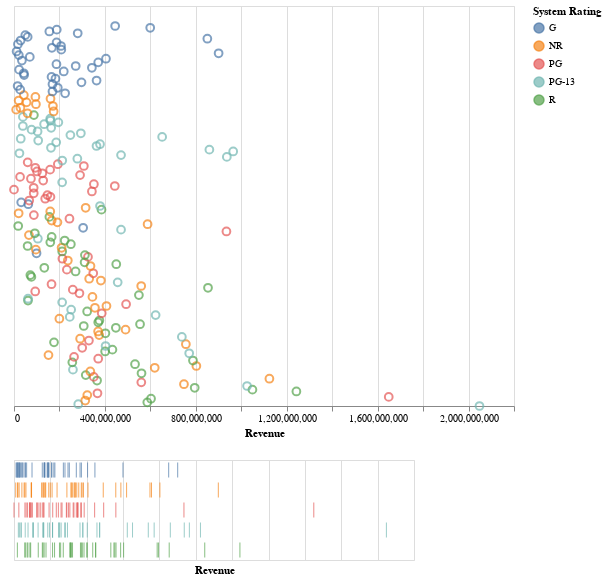

Notebook code cell kept with this figure:
### Markdown cell above
This is the blueprint for creating the fourth visualization Revenue of Movies, Altair will be used to create this graph.

__Blueprint:__
   - The format of the dataframe needed for this graph is the same as the previous datarame that was created.
   
   - The style of this graph is the Dot Dash Plot which is found in Altairs Gallery. It is a scatter plot with a x-axis and a y-axis. The x-axis shows the revenue of each movie and the y-axis is not visible. The Dot Dash plots are scatter plot with trick marks protraying the minute seperation of the amount of items in each category within the selection. To create a selection create a box by dragging the mouse. When the mouse hovers over the pionts it projects the name, system rating and the revenue of the movie.

### Code cell
brush= alt.selection(type='interval')# creates selective box
base = alt.Chart(dataframe2).add_selection(brush)

# scatter plot
points1=base.mark_point(size=60).encode(
       y=alt.Y('Range',title='',axis=None),# y-axis
       x = alt.X('Revenue:Q',title='Revenue'),# x-axis
       # interactive shows name,system rating and revenue of movies selected
       tooltip=['Name','System Rating','Revenue of Movie'],
       # color of selective box
       color=alt.condition(brush,'System Rating',alt.value('grey'))).properties(height=400,width=500)

tick_axis=alt.Axis(labels=False,domain=False,ticks=False)# cretes dot dash plot

# dot dash plot
x_ticks=base.mark_tick().encode(
    alt.X('Revenue',axis=tick_axis),# x-axis
    alt.Y('System Rating',axis=tick_axis,title=''),# y-axis
    # interactive shows name, system rating and revenue of movies selected
    tooltip = ['Name','System Rating','Revenue of Movie'],
    # color of selective box
    color=alt.condition(brush,'System Rating',alt.value('lightgrey')))
points1&x_ticks# the two graphs combined

### Figure 1 — Vega-Lite specification as saved in the notebook (floating-point values rounded to 4 significant figures; data arrays with more than 128 entries replaced by an {"elided": "..."} marker saying what was removed)
{"config": {"view": {"continuousWidth": 400, "continuousHeight": 300}}, "vconcat": [{"mark": {"type": "point", "size": 60}, "encoding": {"color": {"condition": {"type": "nominal", "field": "System Rating", "selection": "selector002"}, "value": "grey"}, "tooltip": [{"type": "nominal", "field": "Name"}, {"type": "nominal", "field": "System Rating"}, {"type": "nominal", "field": "Revenue of Movie"}], "x": {"type": "quantitative", "field": "Revenue", "title": "Revenue"}, "y": {"type": "quantitative", "axis": null, "field": "Range", "title": ""}}, "height": 400, "selection": {"selector002": {"type": "interval"}}, "width": 500}, {"mark": "tick", "encoding": {"color": {"condition": {"type": "nominal", "field": "System Rating", "selection": "selector002"}, "value": "lightgrey"}, "tooltip": [{"type": "nominal", "field": "Name"}, {"type": "nominal", "field": "System Rating"}, {"type": "nominal", "field": "Revenue of Movie"}], "x": {"type": "quantitative", "axis": {"domain": false, "labels": false, "ticks": false}, "field": "Revenue"}, "y": {"type": "nominal", "axis": {"domain": false, "labels": false, "ticks": false}, "field": "System Rating", "title": ""}}, "selection": {"selector002": {"type": "interval"}}}], "data": {"name": "data-0db90a45d973a9622e42938375591aef"}, "$schema": "https://vega.github.io/schema/vega-lite/v4.8.1.json", "datasets": {"data-0db90a45d973a9622e42938375591aef": {"elided": "210 records"}}}
